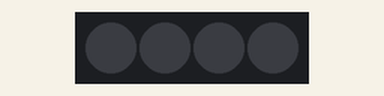
A program run on a simulated BBC micro:bit running MicroPython. On the bench: 4 RGB LEDs in strip order, left to right. Dim RGB values are drawn brighter than linear.

Above: at 1.0 s.
At 3.0 s:
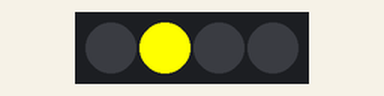
At 5.0 s:
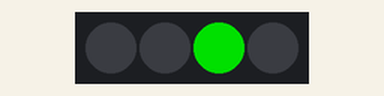
Timing chart, 0 to 7.8 s (numbered marks = the images above):
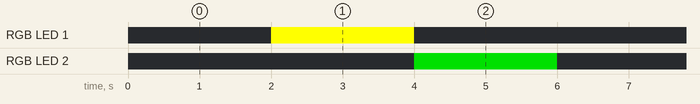

The program:

swiatla.py
```python
from microbit import *
import neopixel
np = neopixel.NeoPixel(pin16, 4)

while True:


    sleep(2000)
    np[0] = (0, 0, 0)
    np.clear()
    red = 255
    green = 255
    blue = 0
    np[1] = (red, green, blue)
    np.show()
    sleep(2000)
    np[1] = (0, 0, 0)
    np.clear()
    red = 0
    green = 160
    blue = 0
    np[2] = (red, green, blue)
    np.show()
    sleep(2000)
    np[2] = (0, 0, 0)

    np.show()
```

Measured:
- by itself, RGB LED 1: alternates RGB(255, 255, 0) for 2.0 s and off for 4.0 s
- by itself, RGB LED 2: alternates RGB(0, 160, 0) for 2.0 s and off for 4.0 s
- by itself, everything shown: repeats every 6.0 s, in 3 steps
